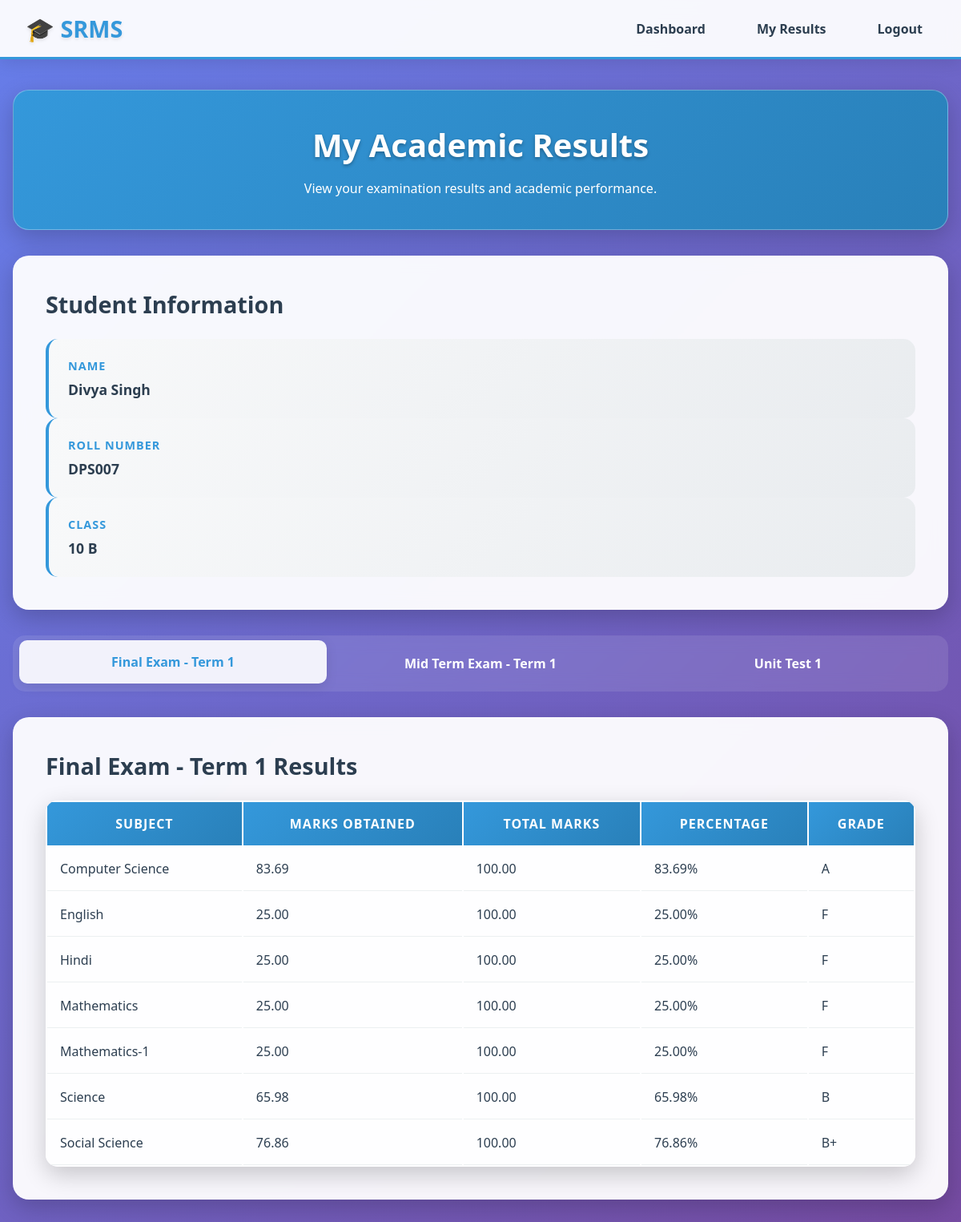
Screenshot of /student_results.php (signed in) with the database file from the repository.
### tables this page shows
CREATE TABLE `student` (
  `student_id` int(11) NOT NULL AUTO_INCREMENT,
  `roll_number` varchar(50) NOT NULL,
  `user_id` int(11) NOT NULL,
  `class_id` int(11) NOT NULL,
  `school_id` int(11) NOT NULL,
  PRIMARY KEY (`student_id`),
  UNIQUE KEY `user_id` (`user_id`),
  UNIQUE KEY `roll_number` (`roll_number`,`class_id`,`school_id`),
  KEY `class_id` (`class_id`),
  KEY `school_id` (`school_id`),
  CONSTRAINT `student_ibfk_1` FOREIGN KEY (`user_id`) REFERENCES `user` (`user_id`),
  CONSTRAINT `student_ibfk_2` FOREIGN KEY (`class_id`) REFERENCES `class` (`class_id`),
  CONSTRAINT `student_ibfk_3` FOREIGN KEY (`school_id`) REFERENCES `school` (`school_id`)
);

CREATE TABLE `class` (
  `class_id` int(11) NOT NULL AUTO_INCREMENT,
  `class_name` varchar(10) NOT NULL,
  `division` varchar(10) NOT NULL,
  `school_id` int(11) NOT NULL,
  PRIMARY KEY (`class_id`),
  UNIQUE KEY `class_name` (`class_name`,`division`,`school_id`),
  KEY `school_id` (`school_id`),
  CONSTRAINT `class_ibfk_1` FOREIGN KEY (`school_id`) REFERENCES `school` (`school_id`)
);

CREATE TABLE `examresult` (
  `exam_result_id` int(11) NOT NULL AUTO_INCREMENT,
  `student_id` int(11) NOT NULL,
  `exam_id` int(11) NOT NULL,
  `subject_id` int(11) NOT NULL,
  `marks_obtained` decimal(5,2) DEFAULT 0.00,
  `total_marks` decimal(5,2) NOT NULL,
  `recorded_at` timestamp NOT NULL DEFAULT current_timestamp(),
  `updated_at` timestamp NOT NULL DEFAULT current_timestamp() ON UPDATE current_timestamp(),
  PRIMARY KEY (`exam_result_id`),
  UNIQUE KEY `unique_exam_result` (`student_id`,`exam_id`,`subject_id`),
  KEY `exam_id` (`exam_id`),
  KEY `subject_id` (`subject_id`),
  CONSTRAINT `examresult_ibfk_1` FOREIGN KEY (`student_id`) REFERENCES `student` (`student_id`) ON DELETE CASCADE,
  CONSTRAINT `examresult_ibfk_2` FOREIGN KEY (`exam_id`) REFERENCES `exam` (`exam_id`) ON DELETE CASCADE,
  CONSTRAINT `examresult_ibfk_3` FOREIGN KEY (`subject_id`) REFERENCES `subject` (`subject_id`) ON DELETE CASCADE
);

CREATE TABLE `subject` (
  `subject_id` int(11) NOT NULL AUTO_INCREMENT,
  `subject_name` varchar(255) NOT NULL,
  `school_id` int(11) NOT NULL,
  PRIMARY KEY (`subject_id`),
  UNIQUE KEY `subject_name` (`subject_name`,`school_id`),
  KEY `school_id` (`school_id`),
  CONSTRAINT `subject_ibfk_1` FOREIGN KEY (`school_id`) REFERENCES `school` (`school_id`)
);

### student_results.php (the view, shortened to what this page needs)
<?php
require_once 'db_connect.php';
$user_id = $_SESSION['user_id'];
$studentQuery = "SELECT s.*, c.class_name, c.division FROM Student s JOIN Class c ON s.class_id = c.class_id WHERE s.user_id = ?";
$stmt = $conn->prepare($studentQuery);
$stmt->bind_param("i", $user_id);
$stmt->execute();
$studentResult = $stmt->get_result();
$studentInfo = $studentResult->fetch_assoc();
$student_id = $studentInfo['student_id'];
$resultsQuery = "SELECT er.*, s.subject_name, e.exam_name,
                 ROUND((er.marks_obtained/er.total_marks)*100, 2) as percentage
                 FROM ExamResult er
                 JOIN Subject s ON er.subject_id = s.subject_id
                 JOIN Exam e ON er.exam_id = e.exam_id
                 WHERE er.student_id = ?
                 ORDER BY e.exam_name, s.subject_name";
$stmt = $conn->prepare($resultsQuery);
$stmt->bind_param("i", $student_id);
$stmt->execute();
$resultsResult = $stmt->get_result();
$examResults = [];
while ($result = $resultsResult->fetch_assoc()) {
    $examResults[$result['exam_name']][] = $result;
}
$username = $_SESSION['fullname'];
?>
<!DOCTYPE html>
<html lang="en">
<head>
    <link rel="stylesheet" href="assets/css/iris-design-system.css">
</head>
<body>
    <nav class="navbar">
        <div class="logo">🎓 SRMS</div>
        <ul class="nav-links">
            <li><a href="sdashboard.php">Dashboard</a></li>
            <li><a href="student_results.php">My Results</a></li>
            <li><a href="logout.php">Logout</a></li>
        </ul>
    </nav>
    <div class="container">
        <div class="welcome-banner">
            <h1>My Academic Results</h1>
            <p>View your examination results and academic performance.</p>
        </div>
        <div class="card">
            <h2>Student Information</h2>
            <div class="info-item">
                <div class="info-label">Name</div>
                <div class="info-value"><?= htmlspecialchars($username) ?></div>
            </div>
            <div class="info-item">
                <div class="info-label">Roll Number</div>
                <div class="info-value"><?= htmlspecialchars($studentInfo['roll_number']) ?></div>
            </div>
            <div class="info-item">
                <div class="info-label">Class</div>
                <div class="info-value"><?= htmlspecialchars($studentInfo['class_name'] . ' ' . $studentInfo['division']) ?></div>
            </div>
        </div>
        <?php if (!empty($examResults)): ?>
            <div class="tabs">
                <?php $first = true; foreach ($examResults as $examName => $results): ?>
                    <div class="tab <?= $first ? 'active' : '' ?>" onclick="showSection('<?= str_replace(' ', '', $examName) ?>')"><?= htmlspecialchars($examName) ?></div>
                    <?php $first = false; endforeach; ?>
            </div>
            <?php $first = true; foreach ($examResults as $examName => $results): ?>
                <div id="<?= str_replace(' ', '', $examName) ?>Section" class="section <?= $first ? 'active' : '' ?>">
                    <div class="card">
                        <h2><?= htmlspecialchars($examName) ?> Results</h2>
                        <table class="table">
                            <thead>
                                <tr>
                                    <th>Subject</th>
                                    <th>Marks Obtained</th>
                                    <th>Total Marks</th>
                                    <th>Percentage</th>
                                    <th>Grade</th>
                                </tr>
                            </thead>
                            <tbody>
                                <?php foreach ($results as $result): ?>
                                    <tr>
                                        <td><?= htmlspecialchars($result['subject_name']) ?></td>
                                        <td><?= $result['marks_obtained'] ?></td>
                                        <td><?= $result['total_marks'] ?></td>
                                        <td><?= $result['percentage'] ?>%</td>
                                        <td>
                                            <?php
                                            $percentage = $result['percentage'];
                                            if ($percentage >= 90) echo 'A+';
                                            elseif ($percentage >= 80) echo 'A';
                                            elseif ($percentage >= 70) echo 'B+';
                                            elseif ($percentage >= 60) echo 'B';
                                            elseif ($percentage >= 50) echo 'C';
                                            elseif ($percentage >= 40) echo 'D';
                                            else echo 'F';
                                            ?>
                                        </td>
                                    </tr>
                                <?php endforeach; ?>
                            </tbody>
                        </table>
                    </div>
                </div>
                <?php $first = false; endforeach; ?>
        <?php else: ?>
            <div class="card">
                <p>No exam results available.</p>
            </div>
        <?php endif; ?>
    </div>
</body>
</html>

### assets/css/iris-design-system.css (style rules this page uses)
* { margin: 0; padding: 0; box-sizing: border-box; }
body { font-family: 'Segoe UI', Tahoma, Geneva, Verdana, sans-serif; background: linear-gradient(135deg, #667eea 0%, #764ba2 100%); color: #2c3e50; min-height: 100vh; padding-top: 80px; }
.navbar { position: fixed; width: 100%; top: 0; background: rgba(255,255,255,0.95); backdrop-filter: blur(10px); display: flex; justify-content: space-between; align-items: center; padding: 1rem 2rem; box-shadow: 0 4px 20px rgba(0,0,0,0.1); z-index: 1000; border-bottom: 3px solid #3498db; }
.logo { font-weight: 700; font-size: 1.8rem; color: #3498db; text-shadow: 0 2px 4px rgba(0,0,0,0.1); }
.nav-links { display: flex; gap: 2rem; list-style: none; }
.nav-links a { text-decoration: none; color: #2c3e50; font-weight: 600; transition: all 0.3s ease; padding: 0.5rem 1rem; border-radius: 25px; }
.container { max-width: 1400px; margin: 2rem auto; padding: 0 1rem; }
h1 { margin-bottom: 2rem; color: #fff; font-size: 2.5rem; text-align: center; text-shadow: 0 2px 4px rgba(0,0,0,0.3); }
h2 { color: #2c3e50; margin-bottom: 1.5rem; font-size: 1.8rem; font-weight: 700; }
.tabs { display: flex; margin-bottom: 2rem; background: rgba(255,255,255,0.1); border-radius: 15px; padding: 0.5rem; backdrop-filter: blur(10px); }
.tab { padding: 1rem 2rem; background: transparent; border: none; cursor: pointer; transition: all 0.3s ease; color: #fff; font-weight: 600; border-radius: 10px; flex: 1; text-align: center; }
.tab.active { background: rgba(255,255,255,0.9); color: #3498db; box-shadow: 0 4px 15px rgba(0,0,0,0.1); transform: translateY(-2px); }
.section { display: none; }
.section.active { display: block; }
.card, .add-form { background: rgba(255,255,255,0.95); border-radius: 20px; padding: 2.5rem; box-shadow: 0 10px 30px rgba(0,0,0,0.2); margin-bottom: 2rem; backdrop-filter: blur(10px); border: 1px solid rgba(255,255,255,0.3); }
.info-item { padding: 1.5rem; background: linear-gradient(135deg, #f8f9fa, #e9ecef); border-radius: 15px; border-left: 4px solid #3498db; transition: all 0.3s ease; }
.info-label { font-weight: 700; color: #3498db; margin-bottom: 0.5rem; font-size: 0.9rem; text-transform: uppercase; letter-spacing: 1px; }
.info-value { color: #2c3e50; font-weight: 600; font-size: 1.1rem; }
.table { width: 100%; background: rgba(255,255,255,0.95); border-radius: 15px; overflow: hidden; box-shadow: 0 10px 30px rgba(0,0,0,0.2); }
.table th { background: linear-gradient(135deg, #3498db, #2980b9); color: white; padding: 1rem; font-weight: 700; text-transform: uppercase; letter-spacing: 1px; }
.table td { padding: 1rem; border-bottom: 1px solid #ecf0f1; }
.welcome-banner { background: linear-gradient(135deg, #3498db, #2980b9); color: white; padding: 2.5rem; border-radius: 20px; margin-bottom: 2rem; box-shadow: 0 10px 30px rgba(0,0,0,0.2); backdrop-filter: blur(10px); border: 1px solid rgba(255,255,255,0.3); text-align: center; }
.welcome-banner h1 { font-size: 2.5rem; margin-bottom: 1rem; text-shadow: 0 2px 4px rgba(0,0,0,0.3); }

### rows the page displays
student: roll_number "DPS007", class.division "10 B"
examresult: subject.subject_name "Computer Science", marks_obtained "83.69", total_marks "100.00", percentage "83.69", shows "A"
examresult: subject.subject_name "English", marks_obtained "25.00", total_marks "100.00", percentage "25.00", shows "F"
examresult: subject.subject_name "Hindi", marks_obtained "25.00", total_marks "100.00", percentage "25.00", shows "F"
examresult: subject.subject_name "Mathematics", marks_obtained "25.00", total_marks "100.00", percentage "25.00", shows "F"
examresult: subject.subject_name "Mathematics-1", marks_obtained "25.00", total_marks "100.00", percentage "25.00", shows "F"
examresult: subject.subject_name "Science", marks_obtained "65.98", total_marks "100.00", percentage "65.98", shows "B"
examresult: subject.subject_name "Social Science", marks_obtained "76.86", total_marks "100.00", percentage "76.86", shows "B+"

### other values shown
$username "Divya Singh"
$examName "Final Exam - Term 1"
$examName "Mid Term Exam - Term 1"
$examName "Unit Test 1"
